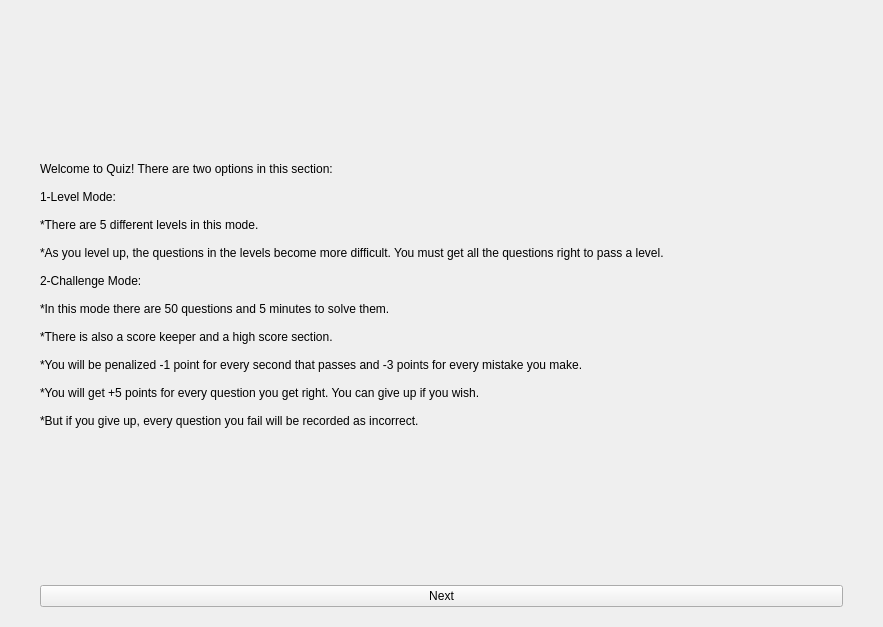
<?xml version="1.0" encoding="UTF-8"?>
<ui version="4.0">
 <class>QuizSection</class>
 <widget class="QWidget" name="QuizSection">
  <property name="geometry">
   <rect>
    <x>0</x>
    <y>0</y>
    <width>883</width>
    <height>627</height>
   </rect>
  </property>
  <property name="windowTitle">
   <string>QuizSection</string>
  </property>
  <layout class="QVBoxLayout" name="verticalLayout">
   <property name="leftMargin">
    <number>40</number>
   </property>
   <property name="rightMargin">
    <number>40</number>
   </property>
   <property name="bottomMargin">
    <number>20</number>
   </property>
   <item>
    <widget class="QLabel" name="label_2">
     <property name="text">
      <string>Welcome to Quiz! There are two options in this section:

1-Level Mode: 

*There are 5 different levels in this mode.

*As you level up, the questions in the levels become more difficult. You must get all the questions right to pass a level.

2-Challenge Mode: 

*In this mode there are 50 questions and 5 minutes to solve them.

*There is also a score keeper and a high score section.

*You will be penalized -1 point for every second that passes and -3 points for every mistake you make.

*You will get +5 points for every question you get right. You can give up if you wish.

*But if you give up, every question you fail will be recorded as incorrect. </string>
     </property>
    </widget>
   </item>
   <item>
    <widget class="QPushButton" name="pushButton">
     <property name="text">
      <string>Next</string>
     </property>
    </widget>
   </item>
  </layout>
 </widget>
 <resources/>
 <connections/>
</ui>
